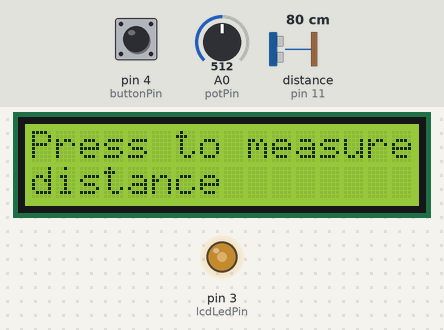
Bench run of a sketch on a simulated Arduino Uno, built with avr-gcc and run on an emulated ATmega328P. Parts: 16×2 character LCD, output pins drawn as LEDs (lit = HIGH). Inputs (shaded band) come from the test bench; at power-on: pin 4 (buttonPin) HIGH, A0 (potPin) = 512, distance to the obstacle (sensor on pin 11) 80 cm. The echo pulse lasts 58.3 µs per cm; pins used as bus, display or sensor lines are not drawn.

Above: at 1.2 s.
1.3 s: pin 4 (buttonPin) pulled LOW for 0.15 s
At 2.4 s:
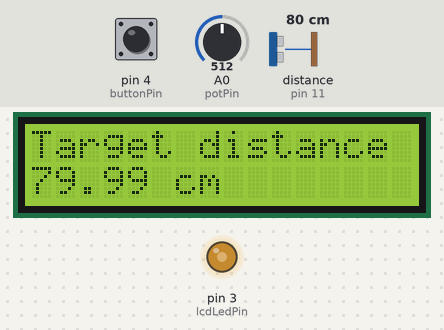
4.4 s: A0 (potPin) set to 716
At 7.2 s:
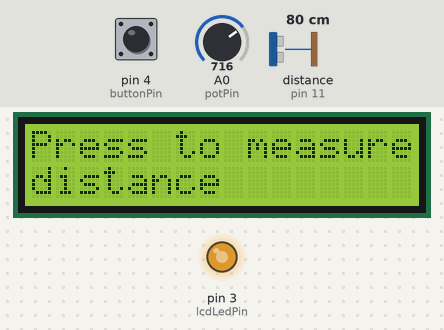
7.4 s: A0 (potPin) set to 900
At 8.5 s:
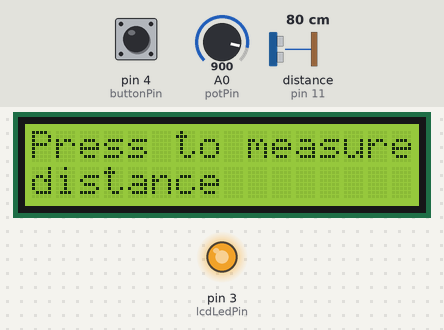
8.9 s: A0 (potPin) set to 122
At 9.6 s:
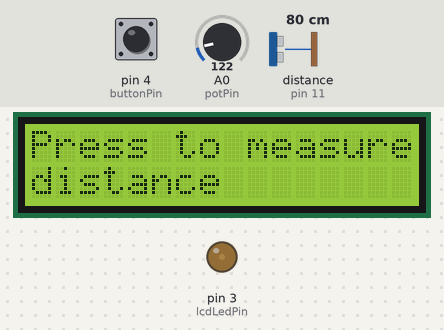
10.4 s: pin 4 (buttonPin) pulled LOW for 1 s
At 11.8 s:
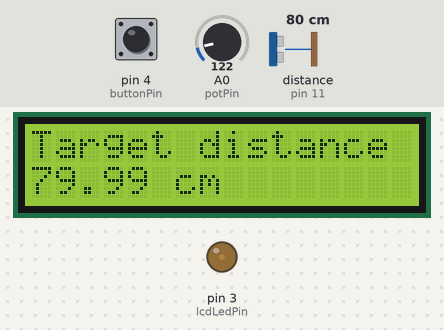
14.4 s: A0 (potPin) set to 0
At 16.0 s:
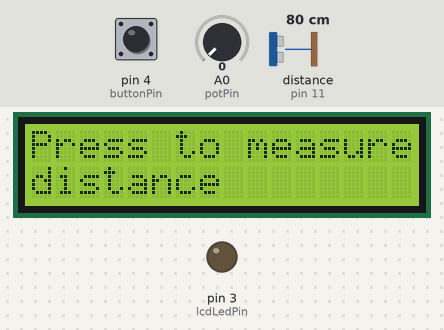
Timing chart, 0 to 17.5 s (numbered marks = the images above; inputs shaded):
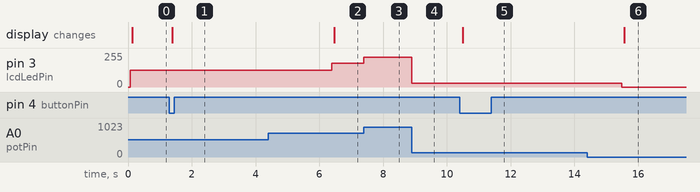

Measured:
- after the input at 1.3 s, the display: changes after 0.09 s (image 1)
- after the input at 4.4 s, pin 3 (lcdLedPin): 127/255 → 178/255 after 2.0 s
- after the input at 7.4 s, pin 3 (lcdLedPin): 178/255 → 224/255 at once
- after the input at 8.9 s, pin 3 (lcdLedPin): 224/255 → 30/255 at once
- after the input at 10.4 s, the display: changes after 0.09 s (image 5)
- after the input at 14.4 s, pin 3 (lcdLedPin): 30/255 → 0/255 after 1.1 s

The sketch:

60-add_go_button_distance_sensor_homework.ino
```cpp
#include <LiquidCrystal_I2C.h>

// HC-SR04
#define TRIGGERPIN 12
#define ECHOPIN 11

int travelTime = 0;
float distanceInCm = 0, distanceInInches = 0;
unsigned long distanceTimeInterval = 250, distanceCurrentTime = 0, distancePreviousTime = 0;

// LCD
LiquidCrystal_I2C lcd(0x27, 16, 2);

// POTENTIOMETER & LCD LED
const int potPin = A0, lcdLedPin = 3;

// Button
int buttonPin = 4;
const int buttonDebounceDelay = 50;
unsigned long buttonLastDebounceTime = 0;
int buttonState = 0, buttonValue = 0, buttonPreviousValue = 0;

void setup() {
  // HC-SR04
  pinMode(TRIGGERPIN, OUTPUT);
  pinMode(ECHOPIN, INPUT);

  // LCD
  lcd.init();
  lcd.backlight();
  pinMode(potPin, INPUT);

  // Button
  pinMode(buttonPin, INPUT_PULLUP);


}

void loop() {
  analogWrite(lcdLedPin, map(analogRead(potPin), 0, 1023, 0, 255));
  readDistanceSensor();
}

void readDistanceSensor() {
  buttonValue = digitalRead(buttonPin);

  if (buttonValue != buttonPreviousValue) {
    buttonLastDebounceTime = millis();
  }

  if (millis() > (buttonLastDebounceTime + buttonDebounceDelay) && (buttonValue != buttonState)) {
    buttonState = buttonValue;
    if (buttonValue == LOW) {
      detectDistance();
    } else {
      printMessage("Press to measure", "distance");
    }
  }

  buttonPreviousValue = buttonValue;
}

void detectDistance() {
  distanceCurrentTime = millis();
  if (distanceCurrentTime - distancePreviousTime >= distanceTimeInterval) {
    distancePreviousTime = distanceCurrentTime;
    digitalWrite(TRIGGERPIN, LOW);
    delayMicroseconds(10);
    digitalWrite(TRIGGERPIN, HIGH);
    delayMicroseconds(10);
    digitalWrite(TRIGGERPIN, LOW);

    travelTime = pulseIn(ECHOPIN, HIGH);
    delay(10);

    printMessage("Target distance", String( 1/29.154 * travelTime/2) + " cm");
    delay(5000);
  }
}

void printMessage(String firstLine, String secondLine) {
  lcd.clear();
  lcd.setCursor(0, 0);
  lcd.print(firstLine);
  lcd.setCursor(0, 1);
  lcd.print(secondLine);
}
```
